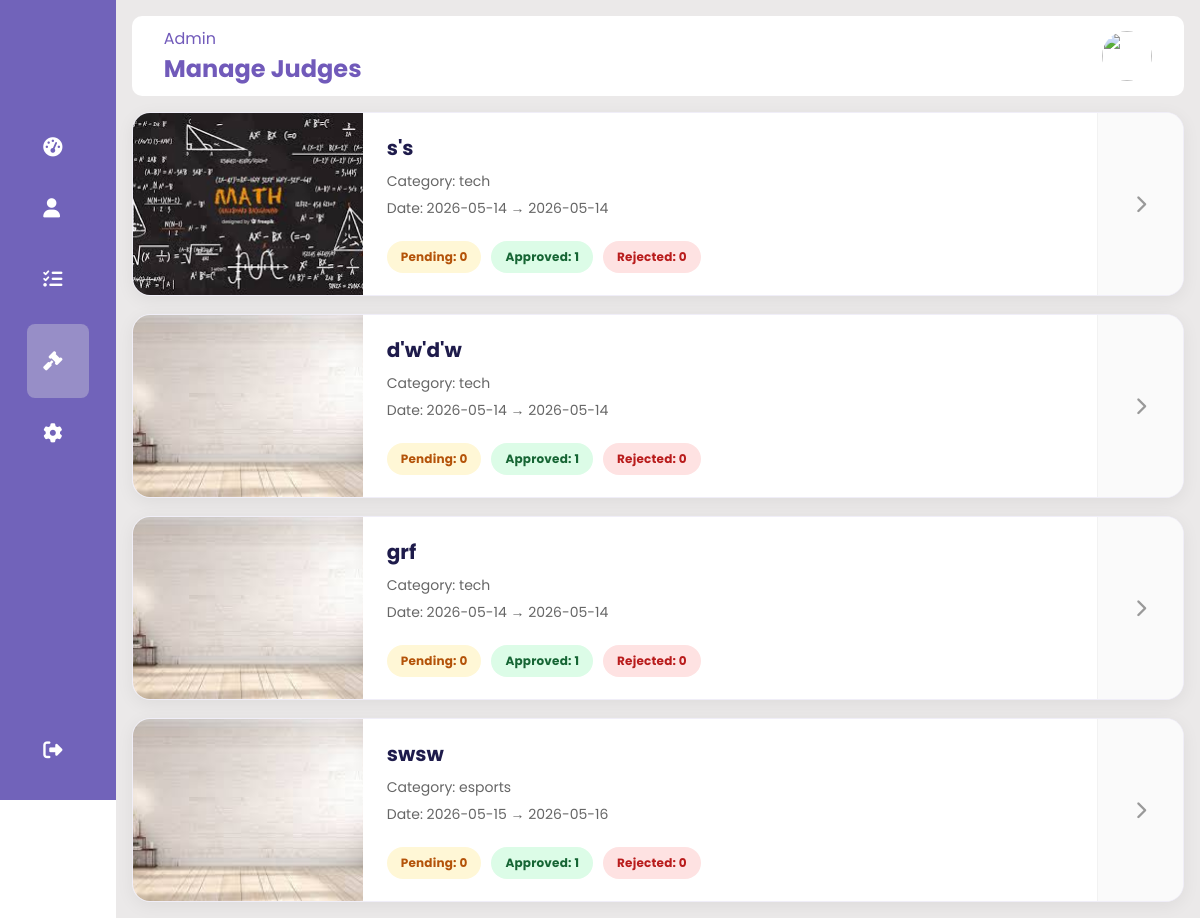
Screenshot of /Admin/manage-judges.php with the database file from the repository.
### tables this page shows
CREATE TABLE `competition_applications` (
  `id` int(11) NOT NULL,
  `title` varchar(255) DEFAULT NULL,
  `description` text DEFAULT NULL,
  `application_start` date DEFAULT NULL,
  `application_end` date DEFAULT NULL,
  `category` varchar(100) DEFAULT NULL,
  `start_date` date DEFAULT NULL,
  `end_date` date DEFAULT NULL,
  `participants` int(11) DEFAULT NULL,
  `organizer_id` int(11) DEFAULT NULL,
  `status` enum('pending','approved','rejected') DEFAULT 'pending',
  `created_at` timestamp NOT NULL DEFAULT current_timestamp(),
  `reject_reason` varchar(255) DEFAULT NULL,
  `competition_image` varchar(255) DEFAULT NULL,
  `prize_1st` varchar(255) DEFAULT NULL,
  `prize_2nd` varchar(255) DEFAULT NULL,
  `prize_3rd` varchar(255) DEFAULT NULL,
  `prize_description` text DEFAULT NULL,
  `organizer` varchar(255) DEFAULT NULL,
  `email` varchar(255) DEFAULT NULL,
  `rules` text DEFAULT NULL,
  `submission_type` varchar(50) DEFAULT NULL,
  `approved_at` datetime DEFAULT NULL,
  `rejected_at` datetime DEFAULT NULL,
  `result_status` enum('pending','judging','published') DEFAULT 'pending'
);

### Admin/manage-judges.php (the view, shortened to what this page needs)
<?php
include "../config.php";
$comps_result = $conn->query("
    SELECT
        ca.id,
        ca.title,
        ca.start_date,
        ca.end_date,
        ca.category,
        ca.competition_image,
        COUNT(CASE WHEN cj.status='pending' THEN 1 END) AS pending_count,
        COUNT(CASE WHEN cj.status='approved' THEN 1 END) AS approved_count,
        COUNT(CASE WHEN cj.status='rejected' THEN 1 END) AS rejected_count,
        COUNT(cj.id) AS total_count
    FROM competition_applications ca
    LEFT JOIN competition_judges cj
        ON cj.competition_id = ca.id
    WHERE ca.status = 'approved'
    GROUP BY ca.id
    ORDER BY ca.created_at DESC
");
?>
<!DOCTYPE html>
<html lang="en">
<head>
<link rel="stylesheet" href="../Admin-css/dashboard.css">
<link rel="stylesheet" href="../Admin-css/manage_judges.css">
<link rel="stylesheet"
href="https://cdnjs.cloudflare.com/ajax/libs/font-awesome/6.4.0/css/all.min.css">
</head>
<body>
<div class="sidebar">
    <div class="logo"></div>
    <ul class="menu">
        <li>
            <a href="dashboard.php">
                <i class="fas fa-tachometer-alt"></i>
            </a>
        </li>
        <li>
            <a href="#">
                <i class="fas fa-user"></i>
            </a>
        </li>
        <li>
            <a href="manage-competition-list.php">
                <i class="fas fa-list-check"></i>
            </a>
        </li>
        <li class="active">
            <a href="manage-judges.php">
                <i class="fas fa-gavel"></i>
            </a>
        </li>
        <li>
            <a href="#">
                <i class="fas fa-cog"></i>
            </a>
        </li>
        <li class="logout">
            <a href="../login.php">
                <i class="fas fa-sign-out-alt"></i>
            </a>
        </li>
    </ul>
</div>
<div class="main--content">
    <div class="header--wrapper">
        <div class="header--title">
            <span>Admin</span>
            <h2>Manage Judges</h2>
        </div>
        <div class="user--info">
            <img src="../images/profile.avif" alt="">
        </div>
    </div>
    <div class="judges-grid">
        <?php while ($comp = $comps_result->fetch_assoc()): ?>
        <?php
        $img = (!empty($comp['competition_image'])
                && $comp['competition_image'] != '0')
            ? "../uploads/" . $comp['competition_image']
            : "../images/competition_banner.jpg";
        ?>
        <a href="manage-judges-detail.php?id=<?= $comp['id'] ?>"
           class="comp-judge-card">
            <div class="comp-img-wrapper">
                <img src="<?= $img ?>" alt="banner">
            </div>
            <div class="comp-judge-info">
                <h3>
                    <?= htmlspecialchars($comp['title']) ?>
                </h3>
                <p class="comp-cat">
                    Category:
                    <?= htmlspecialchars($comp['category']) ?>
                </p>
                <p class="comp-date">
                    Date:
                    <?= $comp['start_date'] ?>
                    →
                    <?= $comp['end_date'] ?>
                </p>
                <div class="judge-stats">
                    <span class="stat pending">
                        Pending:
                        <?= $comp['pending_count'] ?>
                    </span>
                    <span class="stat approved">
                        Approved:
                        <?= $comp['approved_count'] ?>
                    </span>
                    <span class="stat rejected">
                        Rejected:
                        <?= $comp['rejected_count'] ?>
                    </span>
                </div>
            </div>
            <div class="comp-arrow">
                <i class="fas fa-chevron-right"></i>
            </div>
        </a>
        <?php endwhile; ?>
    </div>
</div>
</body>
</html>

### Admin-css/dashboard.css (style rules this page uses)
* { margin: 0; padding: 0; border: none; outline: none; box-shadow: border-box; font-family: "Poppins", sans-serif; }
body { display:flex; }
.sidebar { position: sticky; top: 0; left: 0; bottom: 0; width: 70px; height: 100vh; padding: 0 1.7rem; color: #fff; overflow: hidden; transition: all 0.5s linear; background: rgba(113, 99, 186, 155); }
.logo { height: 80px; padding: 16px; }
.menu { height: 88%; position: relative; list-style: none; padding: 0; }
.menu li { padding: 1rem; margin: 8px 0; border-radius:8px; transition: all 0.5s ease-in-out; }
.menu li:hover, .active { background: #e0e0e058; }
.menu a { color: #fff; font-size: 14px; text-decoration: none; display:flex; align-items: center; gap: 1.5rem; }
.menu a i { font-size: 1.2rem; }
.logout { position: absolute; bottom: 40px; left: 0; width: 60%; }
.main--content { position: relative; background: #ebe9e9; width: 100%; padding: 1rem; }
.header--wrapper img { width: 50px; height: 50px; cursor: pointer; border-radius: 50%; }
.header--wrapper { display:flex; justify-content: space-between; align-items: center; flex-wrap: wrap; background: #fff; border-radius: 10px; padding: 10px 2rem; margin-bottom: 1rem; }
.header--title { color: rgba(113, 90, 186, 255); }
.user--info { display: flex; align-items: center; gap: 1rem; }
.approved { background: #e0e7ff; color: blue; }
.pending { background: #fff4cc; color: orange; }
.rejected { background: #ffe0e0; color: red; }

### Admin-css/manage_judges.css (style rules this page uses)
.judges-grid { display:flex; flex-direction:column; gap:18px; }
.comp-judge-card { display:flex; align-items:stretch; background:#fff; border-radius:18px; overflow:hidden; text-decoration:none; color:#333; box-shadow:0 4px 18px rgba(0,0,0,0.06); transition:all 0.25s ease; border:1px solid #f0eef8; min-height:145px; }
.comp-img-wrapper { position:relative; width:230px; min-width:230px; overflow:hidden; }
.comp-img-wrapper img { width:100%; height:100%; object-fit:cover; display:block; }
.comp-judge-info { flex:1; padding:22px 24px; display:flex; flex-direction:column; justify-content:center; }
.comp-judge-info h3 { font-size:20px; font-weight:700; color:#1e1b4b; margin-bottom:10px; line-height:1.3; }
.comp-cat, .comp-date { font-size:14px; color:#666; margin-bottom:6px; display:flex; align-items:center; gap:6px; }
.judge-stats { display:flex; flex-wrap:wrap; gap:10px; margin-top:16px; }
.stat { padding:7px 14px; border-radius:999px; font-size:12px; font-weight:700; letter-spacing:0.2px; }
.stat.pending { background:#fff7d6; color:#b45309; }
.stat.approved { background:#dcfce7; color:#166534; }
.stat.rejected { background:#fee2e2; color:#b91c1c; }
.comp-arrow { width:85px; min-width:85px; display:flex; align-items:center; justify-content:center; background:#fafafa; border-left:1px solid #f2f2f2; }
.comp-arrow i { font-size:18px; color:#999; transition:0.25s; }

### rows the page displays
competition_applications: competition_image (picture), title "s's", category "tech", start_date "2026-05-14", end_date "2026-05-14", pending_count "0", approved_count "1", rejected_count "0"
competition_applications: competition_image (picture), title "d'w'd'w", category "tech", start_date "2026-05-14", end_date "2026-05-14", pending_count "0", approved_count "1", rejected_count "0"
competition_applications: competition_image (picture), title "grf", category "tech", start_date "2026-05-14", end_date "2026-05-14", pending_count "0", approved_count "1", rejected_count "0"
competition_applications: competition_image (picture), title "swsw", category "esports", start_date "2026-05-15", end_date "2026-05-16", pending_count "0", approved_count "1", rejected_count "0"
